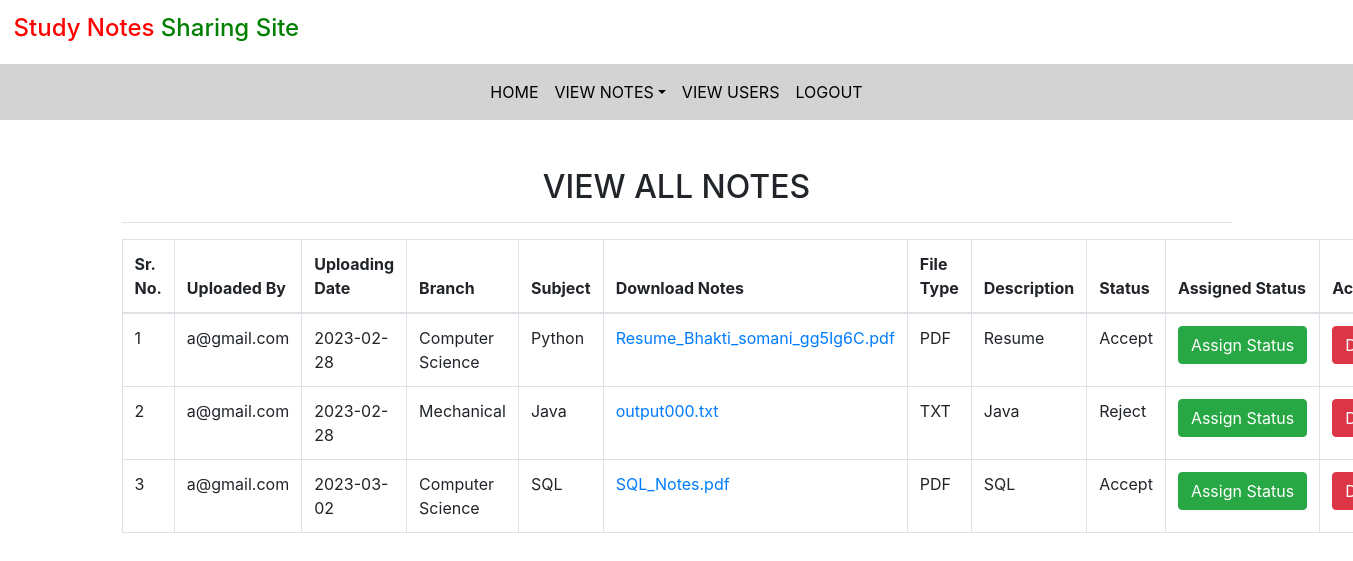
/all_notes (signed in), run on the app's committed database.
### notes/models.py (models this page shows, shortened)
class Notes(models.Model):
    user = models.ForeignKey(User,on_delete=models.CASCADE)
    uploadingdate = models.CharField(max_length=30)
    branch = models.CharField(max_length=30)
    subject = models.CharField(max_length=30)
    notesfile = models.FileField(null=True)
    filetype = models.CharField(max_length=30)
    discription = models.CharField(max_length=200,null=True)
    status = models.CharField(max_length=15)

### notes/views.py (the view)
# urls.py: path('all_notes',all_notes,name="all_notes"),
def all_notes(request):
    if not request.user.is_authenticated:
        return redirect('login_admin')
    notes = Notes.objects.all()
    d ={'notes':notes}
    return render(request,'all_notes.html',d)

### notes/templates/all_notes.html
{% extends 'admin_nav.html' %}
{% block body %}
{% load static%}
<div class="container mt-5">
    <h2 class="text-center">VIEW ALL NOTES</h2>
    <hr>
    <table class="table table-bordered" id="myTable">
        <thead>
        <tr>
            <th>Sr. No.</th>
            <th>Uploaded By</th>
            <th>Uploading Date</th>
            <th>Branch</th>
            <th>Subject</th>
            <th>Download Notes</th>
            <th>File Type</th>
            <th>Description</th>
            <th>Status</th>
            <th>Assigned Status</th>
            <th>Action</th>
        </tr>
        </thead>
        <tbody>
        {% for i in notes %}
        <tr>
            <td>{{ forloop.counter}}</td>
            <td>{{i.user.username}}</td>
            <td>{{i.uploadingdate}}</td>
            <td>{{i.branch}}</td>
            <td>{{i.subject}}</td>
            <td><a href="{{i.notesfile.url}}" download> {{i.notesfile}}</a></td>
            <td>{{i.filetype}}</td>
            <td>{{i.discription}}</td>
            <td>{{i.status}}</td>
            <td><a href="{% url 'assign_status' i.id %}" class= "btn btn-success" >Assign&nbsp;Status</a></td>
            <td><a href="{% url 'delete_notes' i.id %}" class= "btn btn-danger" onclick = "return confirm('Are you sure ?')">Delete</a></td>
        </tr>
        {% endfor%}
        </tbody>
    </table>
</div>
{% endblock%}

### data on the page
Notes: user.username "a@gmail.com", uploadingdate "2023-02-28", branch "Computer Science", subject "Python", notesfile "Resume_Bhakti_somani_gg5Ig6C.pdf", filetype "PDF", discription "Resume", status "Accept"
Notes: user.username "a@gmail.com", uploadingdate "2023-02-28", branch "Mechanical", subject "Java", notesfile "output000.txt", filetype "TXT", discription "Java", status "Reject"
Notes: user.username "a@gmail.com", uploadingdate "2023-03-02", branch "Computer Science", subject "SQL", notesfile "SQL_Notes.pdf", filetype "PDF", discription "SQL", status "Accept"
